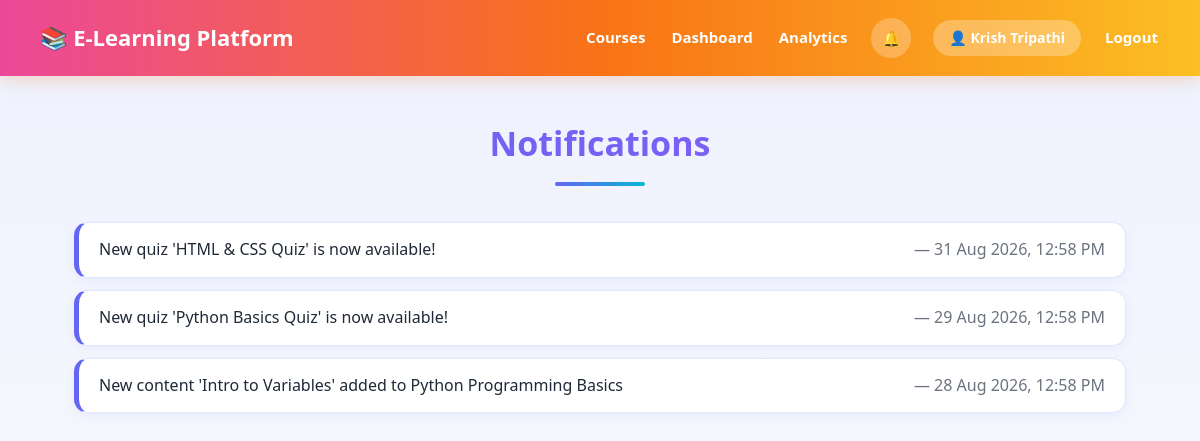
The app's page /notifications (signed in) with its own data.
### tables this page shows
CREATE TABLE notifications (
            id INTEGER PRIMARY KEY AUTOINCREMENT,
            user_id INTEGER NOT NULL,
            message TEXT NOT NULL,
            created_at TEXT,
            is_read INTEGER DEFAULT 0,
            FOREIGN KEY (user_id) REFERENCES users(id)
        );

### app.py (the view)
@app.route("/notifications")
def notifications():
    if not login_required():
        flash("Please login first.", "error")
        return redirect(url_for("login"))
    conn = get_db()
    notifs = conn.execute(
        "SELECT * FROM notifications WHERE user_id = ? ORDER BY id DESC", (session["user_id"],)
    ).fetchall()
    conn.execute("UPDATE notifications SET is_read = 1 WHERE user_id = ?", (session["user_id"],))
    conn.commit()
    conn.close()
    return render_template("notifications.html", notifs=notifs)

### app.py (called while the page is built)
def get_db():
    conn = sqlite3.connect(DB_PATH)
    conn.row_factory = sqlite3.Row
    conn.execute("PRAGMA foreign_keys = ON")
    return conn

def login_required(role=None):
    if "user_id" not in session:
        return False
    if role and session.get("role") != role:
        return False
    return True

@app.context_processor
def inject_notifications():
    if "user_id" in session:
        conn = get_db()
        count = conn.execute(
            "SELECT COUNT(*) as c FROM notifications WHERE user_id = ? AND is_read = 0",
            (session["user_id"],),
        ).fetchone()["c"]
        conn.close()
        return {"unread_count": count}
    return {"unread_count": 0}

### templates/notifications.html (shortened to what this page needs)
{% extends "base.html" %}
{% block content %}
    <h2>Notifications</h2>
    {% if notifs %}
        <ul class="list">
            {% for n in notifs %}
                <li>{{ n.message }} <span class="muted">— {{ n.created_at }}</span></li>
            {% endfor %}
        </ul>
    {% else %}
        <p class="empty-state">No notifications yet.</p>
    {% endif %}
{% endblock %}

### static/style.css (style rules this page uses)
:root { --primary: #6366f1; --primary-dark: #4f46e5; --violet: #8b5cf6; --cyan: #06b6d4; --text: #1f2937; --muted: #6b7280; --danger: #ef4444; --danger-dark: #dc2626; --success: #10b981; --border: #e0e7ff; --card-bg: #ffffff; --shadow: 0 8px 24px rgba(99, 102, 241, 0.12); }
* { margin: 0; padding: 0; box-sizing: border-box; }
body { font-family: 'Segoe UI', Arial, sans-serif; background: linear-gradient(180deg, #eef2ff 0%, #f9fafb 100%) fixed; color: var(--text); line-height: 1.6; min-height: 100vh; }
h2 { text-align: center; font-size: 34px; font-weight: 800; margin-bottom: 36px; background: linear-gradient(90deg, var(--primary), var(--violet)); -webkit-background-clip: text; background-clip: text; -webkit-text-fill-color: transparent; position: relative; padding-bottom: 16px; }
h2::after { content: ""; position: absolute; left: 50%; bottom: 0; transform: translateX(-50%); width: 90px; height: 4px; border-radius: 4px; background: linear-gradient(90deg, var(--primary), var(--cyan)); }
.muted { color: var(--muted); }
.list { list-style: none; display: flex; flex-direction: column; gap: 12px; }
.list li { display: flex; align-items: center; justify-content: space-between; gap: 16px; padding: 14px 20px; background: #fff; border: 1px solid var(--border); border-left: 5px solid var(--primary); border-radius: 14px; box-shadow: 0 3px 10px rgba(99, 102, 241, 0.07); }

### records on screen
notifications: message "New quiz 'HTML & CSS Quiz' is now available!", created_at "31 Aug 2026, 12:58 PM"
notifications: message "New quiz 'Python Basics Quiz' is now available!", created_at "29 Aug 2026, 12:58 PM"
notifications: message "New content 'Intro to Variables' added to Python Programming Basics", created_at "28 Aug 2026, 12:58 PM"

### other values on screen
{{ session.get('name') }} "Krish Tripathi"
